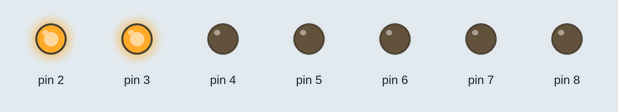
Bench run of a sketch on a simulated Arduino Uno, built with avr-gcc and run on an emulated ATmega328P. On the bench: output pins drawn as LEDs (lit = HIGH).

Above: at 0.05 s.
At 1.15 s:
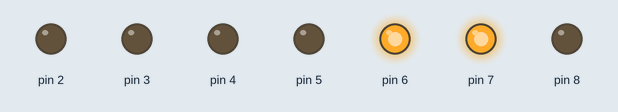
At 1.75 s:
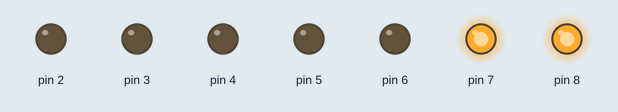
At 2.65 s:
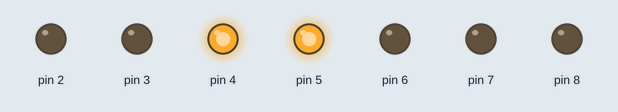
Timing chart, 0 to 3.0 s (numbered marks = the images above):
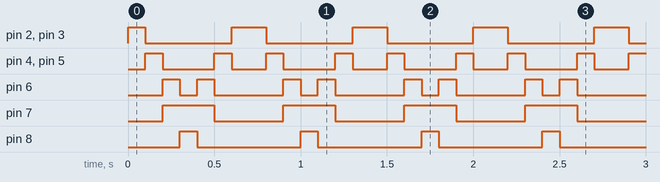

The sketch:

001.ino
```cpp
void setup() {

  pinMode(2,OUTPUT);
  pinMode(3,OUTPUT);
  pinMode(4,OUTPUT);
  pinMode(5,OUTPUT);
  pinMode(6,OUTPUT);
  pinMode(7,OUTPUT);
  pinMode(8,OUTPUT);

}

void loop() {

  digitalWrite(2,HIGH);
  digitalWrite(3,HIGH);
  delay(100);
  digitalWrite(2,LOW);
  digitalWrite(3,LOW);


  digitalWrite(4,HIGH);
  digitalWrite(5,HIGH);
  delay(100);
  digitalWrite(4,LOW);
  digitalWrite(5,LOW);


  digitalWrite(6,HIGH);
  digitalWrite(7,HIGH);
  delay(100);
  digitalWrite(6,LOW);
  digitalWrite(7,LOW);


  digitalWrite(7,HIGH);
  digitalWrite(8,HIGH);
  delay(100);
  digitalWrite(7,LOW);
  digitalWrite(8,LOW);

  digitalWrite(6,HIGH);
  digitalWrite(7,HIGH);
  delay(100);
  digitalWrite(6,LOW);
  digitalWrite(7,LOW);


  digitalWrite(4,HIGH);
  digitalWrite(5,HIGH);
  delay(100);
  digitalWrite(4,LOW);
  digitalWrite(5,LOW);


  digitalWrite(2,HIGH);
  digitalWrite(3,HIGH);
  delay(100);
  digitalWrite(2,LOW);
  digitalWrite(3,LOW);


}
```

Measured:
- by itself, pin 2, pin 3: repeats every 0.70 s: LOW 0.50 s, HIGH 0.20 s
- by itself, pin 4, pin 5: repeats every 0.70 s: LOW 0.30 s, HIGH 0.10 s, LOW 0.20 s, HIGH 0.10 s
- by itself, pin 6: repeats every 0.70 s: LOW 0.10 s, HIGH 0.10 s, LOW 0.40 s, HIGH 0.10 s
- by itself, pin 7: alternates HIGH for 0.30 s and LOW for 0.40 s
- by itself, pin 8: alternates HIGH for 0.10 s and LOW for 0.60 s
